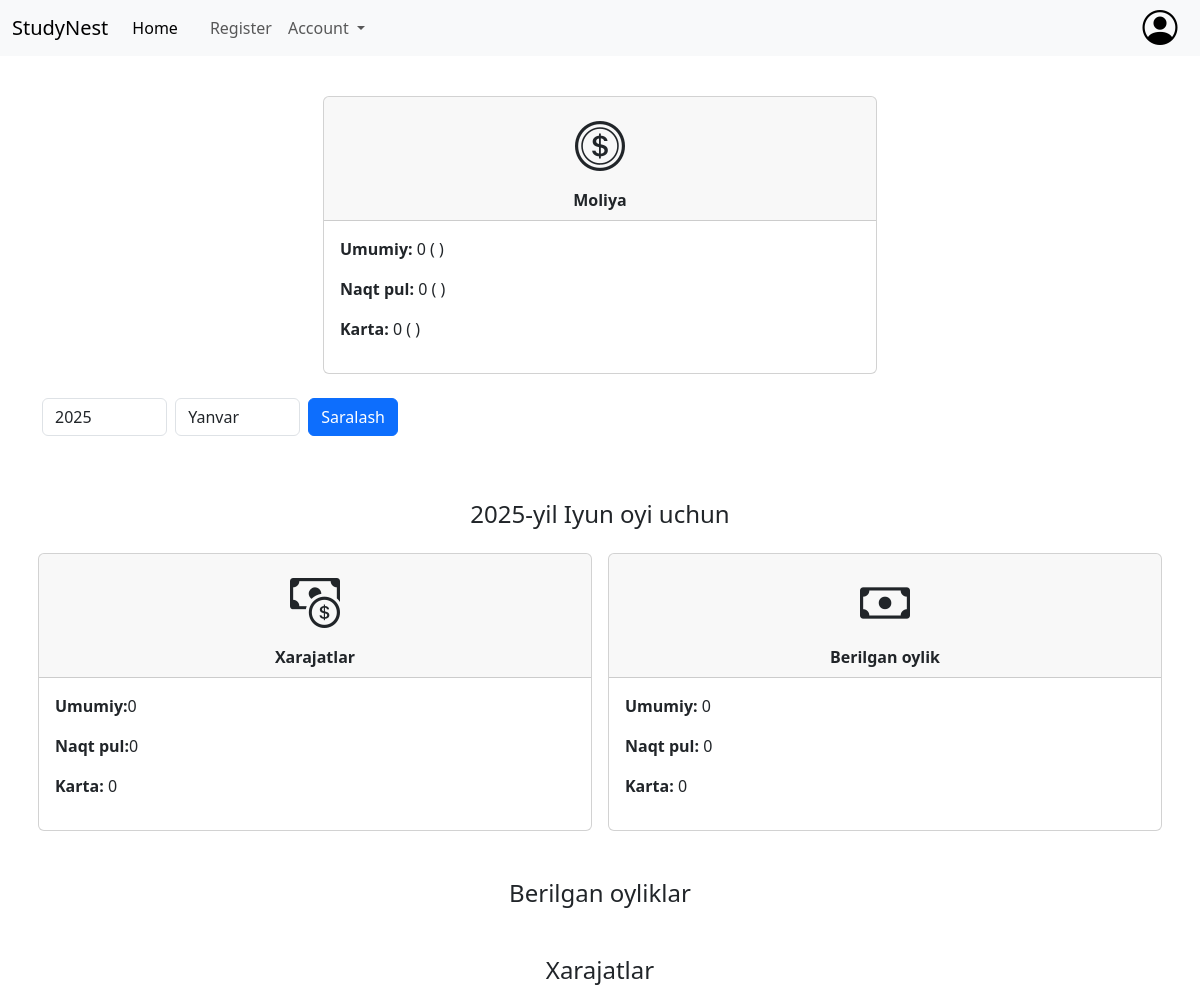
/statistics/ (signed in), run on the app's committed database.
### main/models.py (models this page shows, shortened)
class Money(models.Model):
    name = models.CharField(max_length=25)
    count = models.IntegerField()

### main/views.py (the view, shortened to what this page needs)
# urls.py: path('statistics/', StaticticsView.as_view(), name='statistics'),
class StaticticsView(LoginRequiredMixin, View):
    def get(self, request):
        months = [
            "Yanvar",
            "Fevral",
            "Mart",
            "Aprel",
            "May",
            "Iyun",
            "Iyul",
            "Avgust",
            "Sentabr",
            "Oktabr",
            "Noyabr",
            "Dekabr",
        ]
        if request.user.user_role == 'super':
            year = datetime.now().year
            month = months[datetime.now().month-1]
            if request.GET.get('year'):
                year = request.GET.get('year')
            if request.GET.get('month'):
                month = request.GET.get('month')
            all_money = Money.objects.get(id=1)
            all_card = Money.objects.get(id=2)
            all_cash = Money.objects.get(id=3)
            s_am = str(int(all_money.count))
            s_cd = str(int(all_card.count))
            s_cs = str(int(all_cash.count))
            r_am = readnumber(s_am)
            r_cd = readnumber(s_cd)
            r_cs = readnumber(s_cs)
            salaries = GivenSalary.objects.filter(year=year, month=month)
            spendings = Spending.objects.all()
            fil_sp = []
            sp_count = 0
            sp_card = 0
            sp_cash = 0
            sl_count = 0
            sl_card = 0
            sl_cash = 0
            for salary in salaries:
                sl_count = sl_count + salary.count
                sl_card = sl_card + salary.card
                sl_cash = sl_cash + salary.cash
            context = {
                'all_money': all_money,
                'all_card': all_card,
                'all_cash': all_cash,
                'r_money': r_am,
                'r_card': r_cd,
                'r_cash': r_cs,
                "sl_count": sl_count,
                'sl_cash': sl_cash,
                'sl_card': sl_card,
                'sp_count': sp_count,
                'sp_cash': sp_cash,
                'sp_card': sp_card,
                'salaries': salaries,
                'spendings': fil_sp,
                'year': year,
                'now_year': datetime.now().year,
                'month': month,
                'months': months,
                'years': [datetime.now().year-1, datetime.now().year+1, datetime.now().year+2]
            }
            return render(request, 'statistics.html', context)
        else:
            messages.warning(request, f"Sizga ushbu amal uchun admin tomonidan ruxsat berilmagan")
            return render(request, '404.html')

### templates/statistics.html (shortened to what this page needs)
{% extends 'base.html' %}
{% block content %}
<div class="row mt-4">
    <div class="col-md-6 offset-md-3 col-6 p-2 ">
            <div class="card text-center">
                <div class="card-header ">
                    <div style="width: 50px;" class="w-100  mt-1 tag-icon "><i class="bi bi-coin"></i></div>
                    <div class="w-100 fw-bold  mt-1" >Moliya</div>
                </div>
                <div class="card-body text-start">
                    <p><b>Umumiy:</b> {{ all_money.count }} ( {{ r_money }} )</p>
                    <p><b>Naqt pul:</b> {{ all_cash.count }} ( {{ r_cash }} )</p>
                    <p><b>Karta:</b> {{ all_card.count }} ( {{ r_card }} )</p>
                </div>
            </div>
    </div>
</div>
<div class="row py-2 mt-2">
    <div class="col-4 ">
        <form class="d-flex" method="get">
            <select name="year" class="form-control">
                <option> {{ now_year }} </option>
            </select>
            <select class="form-control mx-2" name="month">
                {% for month in months %}
                <option value="{{ month }}">{{ month }}</option>
                {% endfor %}
            </select>
            <button class="btn btn-primary">Saralash</button>
        </form>
    </div>
</div>
<div class="row mt-4">
    <col-12 class="text-center p-2 mt-4"><h4>{{ year }}-yil {{ month }} oyi uchun</h4></col-12>
    <div class="col-md-6  col-12 p-2 ">
            <div class="card text-center">
                <div class="card-header ">
                    <div class="w-100  mt-1 tag-icon "><i class="bi bi-cash-coin"></i></div>
                    <div class="w-100 fw-bold  mt-1" >Xarajatlar</div>
                </div>
                <div class="card-body text-start">
                    <p><b>Umumiy:</b>{{ sp_count }}</p>
                    <p><b>Naqt pul:</b>{{ sp_cash }}</p>
                    <p><b>Karta:</b> {{ sp_card }}</p>
                </div>
            </div>
    </div>
    <div class="col-md-6  col-12 p-2 ">
        <div class="card text-center">
            <div class="card-header ">
                <div class="w-100  mt-1 tag-icon "><i class="bi bi-cash"></i></div>
                <div class="w-100 fw-bold  mt-1" >Berilgan oylik</div>
            </div>
            <div class="card-body text-start">
                <p><b>Umumiy:</b> {{ sl_count }}</p>
                <p><b>Naqt pul:</b> {{ sl_cash }}</p>
                <p><b>Karta:</b> {{ sl_card }}</p>
            </div>
        </div>
</div>
</div>
<div class="row mt-4">
    <div class="mt-3 col-12 text-center"><h4>Berilgan oyliklar</h4></div>
</div>
<div class="row mt-4">
    <div class="mt-3 col-12 text-center"><h4>Xarajatlar</h4></div>
</div>
{% endblock content %}

### static/css/style.css (style rules this page uses)
.tag-icon { font-size: 50px !important; }

### data on the page
Money: count "0"
Money: count "0"
Money: count "0"

### other printed values
{{ year }} "2025"
{{ month }} "Iyun"
{{ sp_count }} "0"
{{ sp_cash }} "0"
{{ sp_card }} "0"
{{ sl_count }} "0"
{{ sl_cash }} "0"
{{ sl_card }} "0"
form field year "2025"
form field month "Yanvar"
